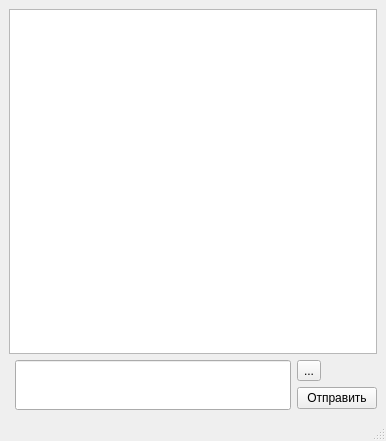
<?xml version="1.0" encoding="UTF-8"?>
<ui version="4.0">
 <class>MainWindow</class>
 <widget class="QMainWindow" name="MainWindow">
  <property name="geometry">
   <rect>
    <x>0</x>
    <y>0</y>
    <width>386</width>
    <height>441</height>
   </rect>
  </property>
  <property name="windowTitle">
   <string>MainWindow</string>
  </property>
  <widget class="QWidget" name="centralwidget">
   <layout class="QGridLayout" name="gridLayout">
    <item row="0" column="0" colspan="3">
     <widget class="QPlainTextEdit" name="plainTextEdit">
      <property name="minimumSize">
       <size>
        <width>0</width>
        <height>0</height>
       </size>
      </property>
      <property name="baseSize">
       <size>
        <width>0</width>
        <height>0</height>
       </size>
      </property>
     </widget>
    </item>
    <item row="1" column="1" rowspan="2">
     <widget class="QLineEdit" name="lineEdit">
      <property name="minimumSize">
       <size>
        <width>0</width>
        <height>50</height>
       </size>
      </property>
     </widget>
    </item>
    <item row="2" column="2">
     <widget class="QPushButton" name="pushButton_2">
      <property name="text">
       <string>Отправить</string>
      </property>
     </widget>
    </item>
    <item row="1" column="2">
     <widget class="QToolButton" name="toolButton">
      <property name="contextMenuPolicy">
       <enum>Qt::NoContextMenu</enum>
      </property>
      <property name="text">
       <string>...</string>
      </property>
     </widget>
    </item>
   </layout>
  </widget>
  <widget class="QStatusBar" name="statusbar"/>
 </widget>
 <resources/>
 <connections/>
</ui>
